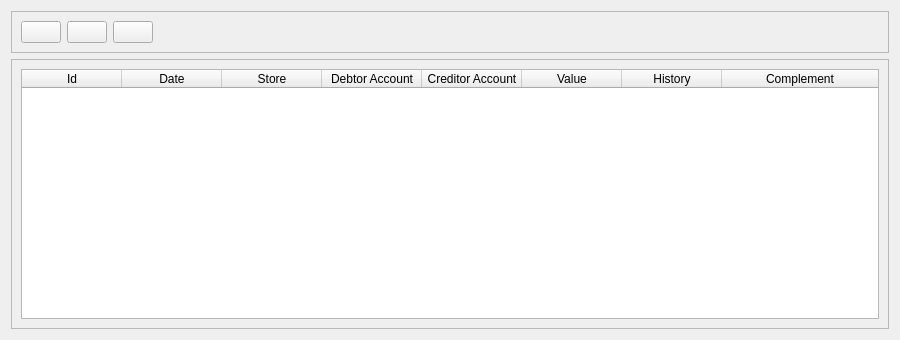
<?xml version="1.0" encoding="UTF-8"?>
<ui version="4.0">
 <class>EntriesListView</class>
 <widget class="QWidget" name="EntriesListView">
  <property name="geometry">
   <rect>
    <x>0</x>
    <y>0</y>
    <width>900</width>
    <height>340</height>
   </rect>
  </property>
  <property name="sizePolicy">
   <sizepolicy hsizetype="Preferred" vsizetype="Preferred">
    <horstretch>0</horstretch>
    <verstretch>0</verstretch>
   </sizepolicy>
  </property>
  <property name="minimumSize">
   <size>
    <width>900</width>
    <height>0</height>
   </size>
  </property>
  <property name="windowTitle">
   <string>Manage Entries</string>
  </property>
  <layout class="QVBoxLayout" name="verticalLayout_2">
   <item>
    <widget class="QFrame" name="frame_2">
     <property name="frameShape">
      <enum>QFrame::StyledPanel</enum>
     </property>
     <property name="frameShadow">
      <enum>QFrame::Raised</enum>
     </property>
     <layout class="QHBoxLayout" name="horizontalLayout">
      <item>
       <widget class="QPushButton" name="addEntryPushButton">
        <property name="toolTip">
         <string>Add new Entry</string>
        </property>
        <property name="text">
         <string/>
        </property>
        <property name="icon">
         <iconset resource="../../images.qrc">
          <normaloff>:/images/manufacturers/add_manufacturer.png</normaloff>:/images/manufacturers/add_manufacturer.png</iconset>
        </property>
        <property name="iconSize">
         <size>
          <width>40</width>
          <height>40</height>
         </size>
        </property>
       </widget>
      </item>
      <item>
       <widget class="QPushButton" name="editEntryPushButton">
        <property name="toolTip">
         <string>Edit Entry</string>
        </property>
        <property name="text">
         <string/>
        </property>
        <property name="icon">
         <iconset resource="../../images.qrc">
          <normaloff>:/images/manufacturers/edit_manufacturer.png</normaloff>:/images/manufacturers/edit_manufacturer.png</iconset>
        </property>
        <property name="iconSize">
         <size>
          <width>40</width>
          <height>40</height>
         </size>
        </property>
       </widget>
      </item>
      <item>
       <widget class="QPushButton" name="removeEntryPushButton">
        <property name="toolTip">
         <string>Remove Entry</string>
        </property>
        <property name="text">
         <string/>
        </property>
        <property name="icon">
         <iconset resource="../../images.qrc">
          <normaloff>:/images/manufacturers/remove_manufacturer.png</normaloff>:/images/manufacturers/remove_manufacturer.png</iconset>
        </property>
        <property name="iconSize">
         <size>
          <width>40</width>
          <height>40</height>
         </size>
        </property>
       </widget>
      </item>
      <item>
       <spacer name="horizontalSpacer">
        <property name="orientation">
         <enum>Qt::Horizontal</enum>
        </property>
        <property name="sizeHint" stdset="0">
         <size>
          <width>83</width>
          <height>20</height>
         </size>
        </property>
       </spacer>
      </item>
     </layout>
    </widget>
   </item>
   <item>
    <widget class="QFrame" name="frame">
     <property name="frameShape">
      <enum>QFrame::StyledPanel</enum>
     </property>
     <property name="frameShadow">
      <enum>QFrame::Raised</enum>
     </property>
     <layout class="QVBoxLayout" name="verticalLayout">
      <item>
       <widget class="QTableWidget" name="entriesTableWidget">
        <property name="editTriggers">
         <set>QAbstractItemView::NoEditTriggers</set>
        </property>
        <property name="selectionMode">
         <enum>QAbstractItemView::SingleSelection</enum>
        </property>
        <property name="selectionBehavior">
         <enum>QAbstractItemView::SelectRows</enum>
        </property>
        <attribute name="horizontalHeaderStretchLastSection">
         <bool>true</bool>
        </attribute>
        <column>
         <property name="text">
          <string>Id</string>
         </property>
        </column>
        <column>
         <property name="text">
          <string>Date</string>
         </property>
        </column>
        <column>
         <property name="text">
          <string>Store</string>
         </property>
        </column>
        <column>
         <property name="text">
          <string>Debtor Account</string>
         </property>
        </column>
        <column>
         <property name="text">
          <string>Creditor Account</string>
         </property>
        </column>
        <column>
         <property name="text">
          <string>Value</string>
         </property>
        </column>
        <column>
         <property name="text">
          <string>History</string>
         </property>
        </column>
        <column>
         <property name="text">
          <string>Complement</string>
         </property>
        </column>
       </widget>
      </item>
     </layout>
    </widget>
   </item>
  </layout>
 </widget>
 <resources>
  <include location="../../images.qrc"/>
 </resources>
 <connections/>
</ui>
